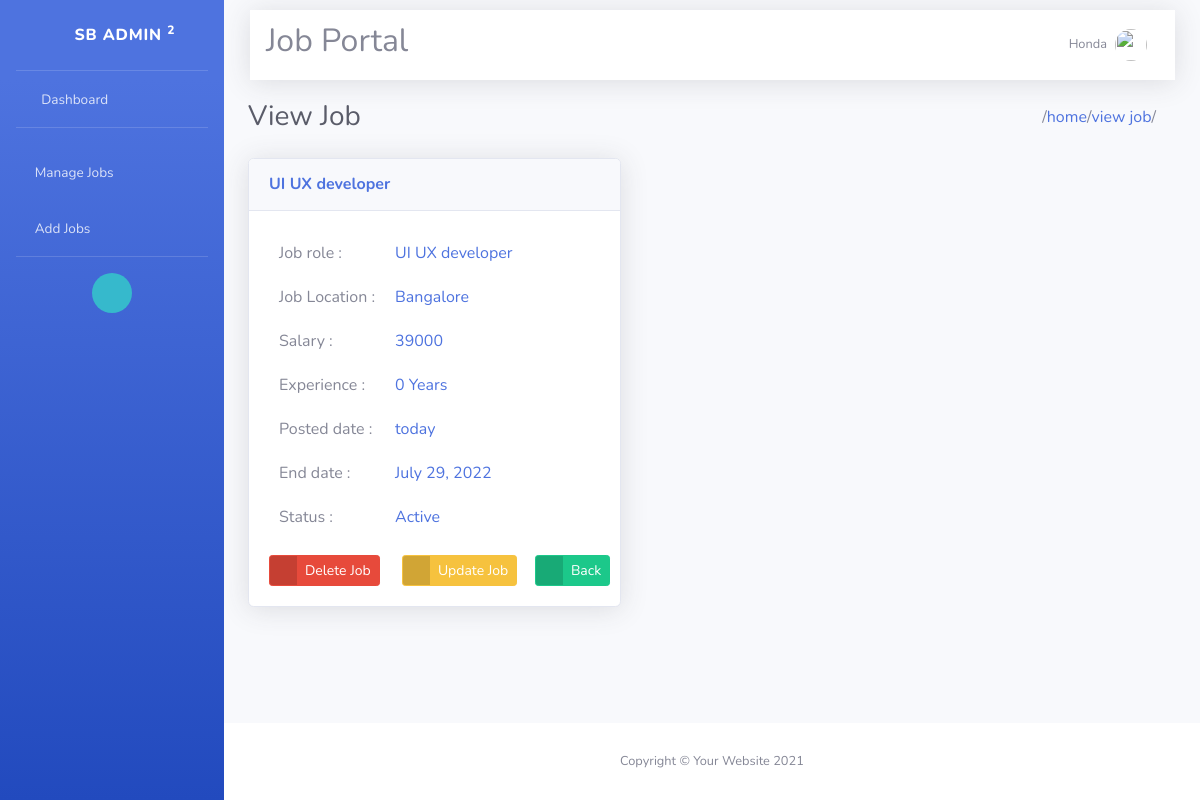
The page /job/4/ (signed in) on the database its author committed.
### employer/models.py (models this page shows, shortened)
class CustomUser(AbstractUser):
    options = (
        ("employer", 'Employer'),
        ("candidate", "Candidate")
    )
    role = models.CharField(max_length=120, choices=options, default="candidate")

class CompanyProfiles(models.Model):
    company_name = models.CharField(max_length=100)
    user = models.OneToOneField(CustomUser, on_delete=models.CASCADE, related_name="employer")
    logo = models.ImageField(upload_to="files/company_logo", null=True)
    location = models.CharField(max_length=100)
    services = models.CharField(max_length=100)
    description = models.CharField(max_length=100)

class Jobs(models.Model):
    job_title = models.CharField(max_length=120)
    company = models.ForeignKey(CustomUser, on_delete=models.CASCADE)
    location = models.CharField(max_length=120)
    salary = models.PositiveIntegerField(null=True)
    experience = models.PositiveIntegerField(default=0)
    created_date = models.DateField(auto_now_add=True)
    last_date = models.DateField(null=True)
    is_active = models.BooleanField(default=True)

### employer/views.py (the view)
# urls.py: path('job/<int:id>/', views.JobDetailView.as_view(), name="job-detail"),
@method_decorator(signin_required, name='dispatch')
class JobDetailView(DetailView):
    model = Jobs
    context_object_name = 'job'
    template_name = "employer/job-view.html"
    pk_url_kwarg = 'id'

### employer/templates/employer/job-view.html (shortened to what this page needs)
{% extends 'employer/base.html' %}
{% load static %}
{% load humanize %}
{% block content %}
<div class="d-sm-flex align-items-center justify-content-between mb-4">
    <h1 class="h3 mb-0 text-gray-800">View Job</h1>
    <div class="d-flex" style="margin-right: 20px">
        /<a href="{% url 'employer:home' %}">home</a>/
        <a href="#">view job</a>/
    </div>
</div>
<div class="row">
    <div class="col-lg-8 col-xl-5">
        <div class="card shadow">
            <div class="card-header py-3">
                <h6 class="m-0 font-weight-bold text-primary">{{ job.job_title }}</h6>
            </div>
            <div class="card-body">
                <table cellpadding="10px">
                    <tr>
                        <td>Job role :</td>
                        <td class="text-primary">{{ job.job_title }}</td>
                    </tr>
                    <tr>
                        <td>Job Location :</td>
                        <td class="text-primary">{{ job.location }}</td>
                    </tr>
                    <tr>
                        <td>Salary :</td>
                        <td class="text-primary">{{ job.salary }}</td>
                    </tr>
                    <tr>
                        <td>Experience :</td>
                        <td class="text-primary">{{ job.experience }} Years</td>
                    </tr>
                    <tr>
                        <td>Posted date :</td>
                        <td class="text-primary">{{ job.created_date|naturalday }}</td>
                    </tr>
                    <tr>
                        <td>End date :</td>
                        <td class="text-primary">{{ job.last_date|naturalday }}</td>
                    </tr>
                    <tr>
                        <td>Status :</td>
                        {% if job.is_active %}
                        <td class="text-primary">Active</td>
                        {% else %}
                        <td class="text-primary">Not Active</td>
                        {% endif %}
                    </tr>
                </table>
                <div class="row justify-content-between mt-3">
                    <div class="col-3">
                    <a href="{% url 'employer:job-delete' job.id %}" class="btn btn-danger btn-icon-split btn-sm">
                        <span class="icon text-white-50">
                            <i class="fas fa-trash"></i>
                        </span>
                        <span class="text">Delete&nbspJob</span>
                    </a>
                    </div>
                    <div class="col-3">
                    <a href="{% url 'employer:job-update' job.id %}" class="btn btn-warning btn-icon-split btn-sm">
                        <span class="icon text-white-50">
                            <i class="fas fa-exclamation-triangle"></i>
                        </span>
                        <span class="text">Update&nbspJob</span>
                    </a>
                    </div>
                    <div class="col-3">
                    <a href="{% url 'employer:all-jobs' %}" class="btn btn-success btn-icon-split btn-sm">
                        <span class="icon text-white-50">
                            <i class="fas fa-check"></i>
                        </span>
                        <span class="text">Back</span>
                    </a>
                    </div>
                </div>
            </div>
        </div>
    </div>
</div>
{% endblock %}

### employer/templates/employer/partials/header.html (shortened to what this page needs)
{% load static %}
<nav class="navbar navbar-expand navbar-light bg-white topbar mb-4 fixed-top shadow" style="margin: 10px 25px 0 250px;}">
    <h2>Job Portal</h2>
    <ul class="navbar-nav ml-auto">
        {% if request.user.is_authenticated %}
        <li class="nav-item dropdown no-arrow">
            <a class="nav-link dropdown-toggle" href="#" id="userDropdown" role="button"
                data-toggle="dropdown" aria-haspopup="true" aria-expanded="false">
                <span class="mr-2 d-none d-lg-inline text-gray-600 small">
                    {% if request.user.employer.company_name %}
                        {{ request.user.employer.company_name }}
                    {% else %}
                        {{ request.user.username }}
                    {% endif %}
                </span>
                <img class="img-profile rounded-circle"
                    src="{% static 'img/undraw_profile.svg' %}">
            </a>
        </li>
        {% endif %}
    </ul>
</nav>

### rows shown on the page
CustomUser: user.employer.company_name "Honda"
Jobs: job_title "UI UX developer", location "Bangalore", salary "39000", experience "0", created_date "today", last_date "July 29, 2022"
